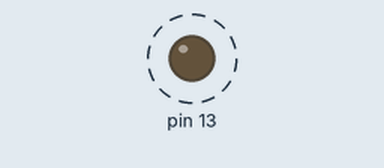
Recording of a sketch running on a simulated Arduino Uno, built with avr-gcc and run on an emulated ATmega328P. Shown: output pins drawn as LEDs (lit = HIGH). Dashed ring = blinking. What the sketch prints to the serial monitor is not drawn.

Above: at 0.07 s.
Timing chart, 0 to 3.1 s (numbered marks = the images above):
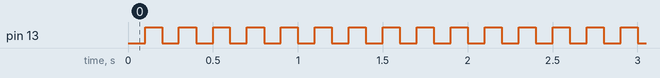

The sketch:

blink.ino
```cpp
// millis(), delay() and Serial: D13 toggled every 100 ms, the count printed.
unsigned long last = 0;
int count = 0;

void setup() {
  pinMode(13, OUTPUT);
  Serial.begin(9600);
  Serial.println("hello");
  delay(50);
  Serial.println(millis());
}

void loop() {
  if (millis() - last >= 100) {
    last += 100;
    count++;
    digitalWrite(13, count & 1);
    if (count == 10) {
      Serial.print("ten at ");
      Serial.println(micros());
    }
  }
}
```

Measured:
- by itself, pin 13: alternates HIGH for 0.10 s and LOW for 0.10 s
